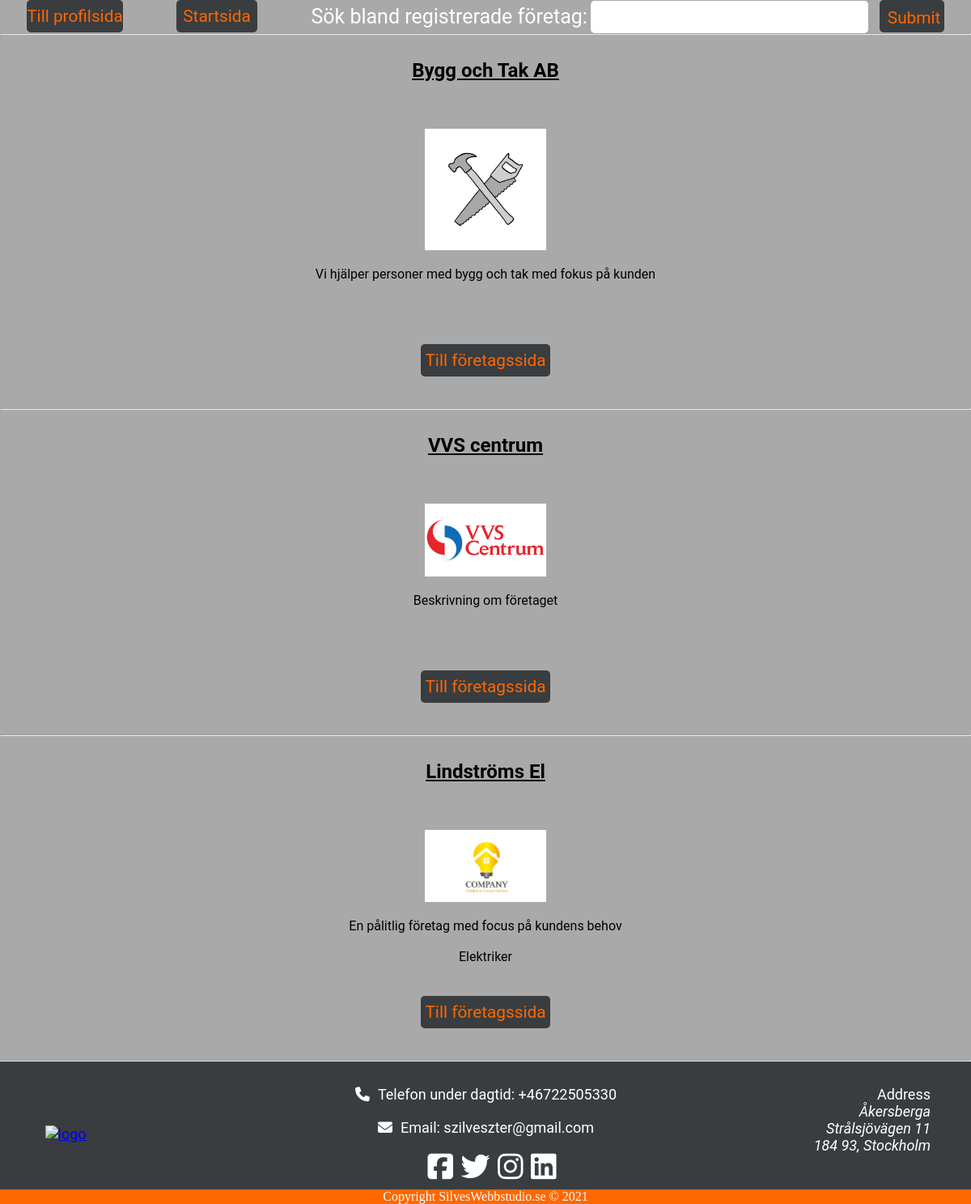
Screenshot of /v1/company/allCompanies.php with the database file from the repository.
### tables this page shows
CREATE TABLE `companies` (
  `ID` int(50) NOT NULL,
  `companyName` varchar(100) NOT NULL,
  `email` varchar(100) NOT NULL,
  `telefonNummer` varchar(20) NOT NULL,
  `organisationsNummer` int(100) NOT NULL,
  `description` varchar(1000) NOT NULL,
  `type` varchar(100) NOT NULL,
  `address` varchar(500) NOT NULL,
  `postnummer` int(10) NOT NULL,
  `region` varchar(50) NOT NULL,
  `password` varchar(50) NOT NULL
);

CREATE TABLE `companylogos` (
  `ID` int(50) NOT NULL,
  `companyID` int(50) NOT NULL,
  `file_name` varchar(300) NOT NULL
);

### objects/companies.php (called while the page is built, shortened)
<?php
    class Company{
        private $database_handler;
        public function __construct($database_handler_parameter_IN){
            $this->database_handler= $database_handler_parameter_IN;
        }
public function fetchAllCompanies() {
    $query_string = "SELECT id, companyName, description, telefonNummer, password, email, organisationsNummer, type, address, postnummer FROM companies";
    $statementHandler = $this->database_handler->prepare($query_string);
    if($statementHandler !== false) {
        $statementHandler->execute();
        return $statementHandler->fetchAll();
    } else {
        echo "Could not create database statement!";
        die();
    }
    }
public function fetchAllCompaniesLogo($companyID){
    $query_image = "SELECT file_name, companyID FROM companylogos JOIN companies ON companies.ID = companylogos.companyID WHERE companies.ID =:companyid";
        $statementHandler = $this->database_handler->prepare($query_image);
        if($statementHandler !== false) {
            $statementHandler->bindParam(":companyid", $companyID);
            $statementHandler->execute();
            return $statementHandler->fetch();
        } else {
            echo "Could not create database statement!";
            die();
        }
}
}

### v1/company/allCompanies.php (the view, shortened to what this page needs)
<?php
include("../../objects/companies.php");
$company_handler = new Company($databaseHandler);
$row = $company_handler->fetchAllCompanies();
?>
<link rel="stylesheet" href="../../css/styles.css">
<div class="searchContainer">
    <form method="POST" action="../users/userProfile.php">
        <input class="backButton" type="submit" value="Till profilsida" /></b>
    </form>
    <form method="POST" action="../../index.php">
        <input class="backButton" type="submit" value="Startsida" /></b>
    </form>
    <form method="POST" action="searchCompanies.php">
        <label for="gsearch">Sök bland registrerade företag:</label>
        <input type="search" name="searchWord" class="searchField">
        <input type="submit" class="searchButton">
    </form>
</div>
<hr>
<?php foreach ($row as $company) {?>
    <div class="companyInformation">
        <span>
            <h2><?= $company['companyName'] ?></h2></br>
        </span><br />
        <?php $logo = $company_handler->fetchAllCompaniesLogo($company['id']);
        if (!empty($logo['file_name'])) { ?>
            <img src='../../uploads/<?php echo $logo['file_name'] ?>'><br>
        <?php } ?>
        <span><?= $company['description'] ?></br></span><br />
        <span><?= $company['type'] ?></br></span><br />
        <form method="POST" action="companySite.php">
            <input class="submitButton" type="submit" value="Till företagssida" /></b>
        </form>
        <hr>
    </div>
<?php
}
include("../../footer.php");

### css/styles.css (style rules this page uses)
* { margin: 0; padding: 0; }
.searchContainer { text-align: center; display: flex; }
.searchContainer form { margin: auto; font-family: "Roboto", sans-serif; }
.searchContainer form label { color: white; font-size: 25px; }
.searchContainer form .searchField { height: 40px; max-width: 590px; border-radius: 5px; border: none; font-family: "Roboto", sans-serif; font-size: 25px; margin-right: 10px; }
.searchContainer form .searchButton { max-width: 80px; background-color: #393d3f; color: #ff6700; border: none; height: 40px; padding: 10px; border-radius: 5px; font-family: "Roboto", sans-serif; font-size: 1.3em; outline: none; }
.companyInformation { max-height: 500px; margin-top: 30px; text-align: center; font-family: "Roboto", sans-serif; }
.companyInformation img { margin: 20px; max-width: 150px; max-height: 150px; object-fit: contain; }
.companyInformation h2 { text-decoration: underline; color: black; font-family: "Roboto", sans-serif; }
.companyInformation .submitButton { color: #ff6700; width: 160px; background-color: #393d3f; border: none; height: 40px; border-radius: 5px; font-family: "Roboto", sans-serif; font-size: 1.3em; outline: none; text-align: center; }
.backButton { color: #ff6700; min-width: 100px; max-width: 160px; background-color: #393d3f; border: none; height: 40px; border-radius: 5px; font-family: "Roboto", sans-serif; font-size: 1.3em; outline: none; text-align: center; }
.backButton { color: #ff6700; width: auto; background-color: #393d3f; border: none; height: 40px; border-radius: 5px; font-family: "Roboto", sans-serif; font-size: 1.3em; outline: none; text-align: center; }
.submitButton { margin: 20px auto; color: #ff6700; width: 200px; background-color: #393d3f; border: none; height: 40px; border-radius: 5px; font-family: "Roboto", sans-serif; font-size: 1.3em; outline: none; text-align: center; }
.searchField { text-align: center; height: 300px; }

### rows the page displays
companies: companyName "Bygg och Tak AB", companylogos.file_name (picture), description "Vi hjälper personer med bygg och tak med fokus på kunden"
companies: companyName "VVS centrum", companylogos.file_name (picture), description "Beskrivning om företaget"
companies: companyName "Lindströms El", companylogos.file_name (picture), description "En pålitlig företag med focus på kundens behov", type "Elektriker"
